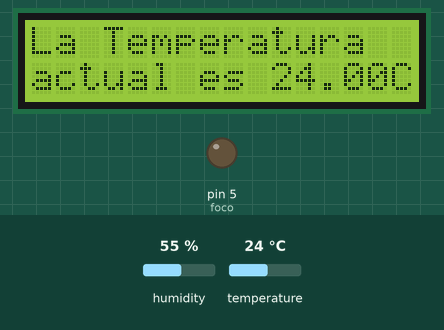
The sketch below on a simulated Arduino Uno, built with avr-gcc and run on an emulated ATmega328P. On the bench: 16×2 character LCD, output pins drawn as LEDs (lit = HIGH). Dashed ring = blinking. The inputs (shaded band) are chosen by the test bench; at power-on: temperature 24 °C, humidity 55 %.

Above: at 1.2 s.
1.3 s: temperature set to 27 °C
At 3.3 s:
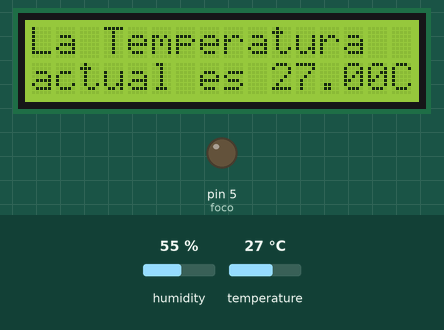
3.6 s: temperature set to 30 °C
At 5.3 s:
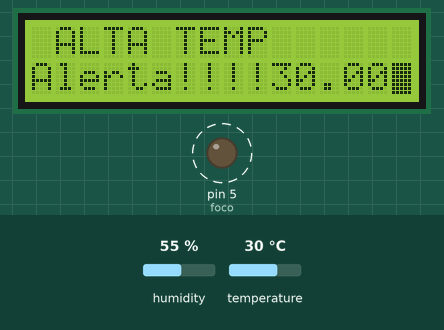
7.7 s: temperature set to 12 °C
At 9.7 s:
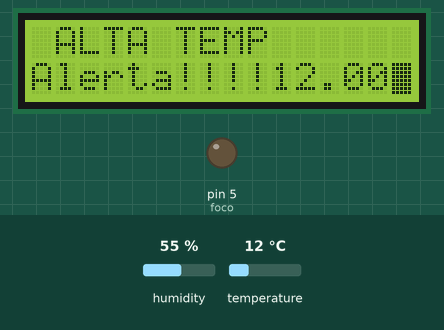
Timing chart, 0 to 11.2 s (numbered marks = the images above; inputs shaded):
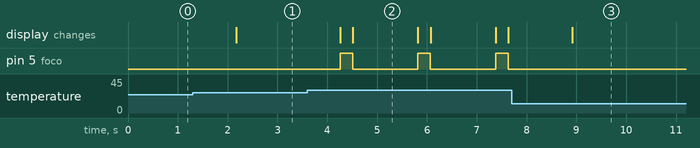

Measured:
- the behaviour switches between 28 and 29 °C on temperature (found by bisection; images 1 and 2)
- after the input at 1.3 s, the display: changes after 0.88 s (image 1)
- after the input at 3.6 s, pin 5 (foco): alternates HIGH for 0.25 s and LOW for 1.3 s, starting after 0.66 s; the display: first changes after 0.66 s (image 2 shows a later state)
- after the input at 7.7 s, pin 5 (foco): stops changing and stays LOW; the display: changes after 1.2 s (image 3)
- what the display in image 2 shows lasts 1.3 s, from 4.5 s to 5.8 s

The sketch:

Practica_29.ino
```cpp
#include <LiquidCrystal_I2C.h>
#include <Wire.h>
#include <DHT11.h>
int pin = 4;
int foco =5;
DHT11 dht11(pin);

LiquidCrystal_I2C lcd(0x27,16,2);
void setup() {
lcd.init();
pinMode(5,OUTPUT);
lcd.backlight();
lcd.setCursor(0,0);
lcd.print("La Temperatura ");
lcd.setCursor(0,1);
lcd.print("actual es ");
lcd.setCursor(15,1);
lcd.print("C");
}
void loop() {
   int err;
  float temp, humi;
  err = dht11.read(humi, temp);
  if (err == 0)
  {
    lcd.setCursor(10,1);
    lcd.print(temp);
    if(temp>=29.00){
      lcd.clear();
      lcd.setCursor(0,5);
      lcd.print("Alerta!!!!");
      lcd.setCursor(1,0);
      lcd.print("ALTA TEMP");
      lcd.noBlink();
      digitalWrite(foco,1);
      lcd.setCursor(10,1);
      delay(250);
      digitalWrite(foco,0);
      lcd.print(temp);
      lcd.blink();
      delay(250);
    }
  }
  else
  {
    Serial.println();
    Serial.print("Error No :");
    Serial.print(err);
    Serial.println();
  }
  delay(DHT11_RETRY_DELAY);


}
```
